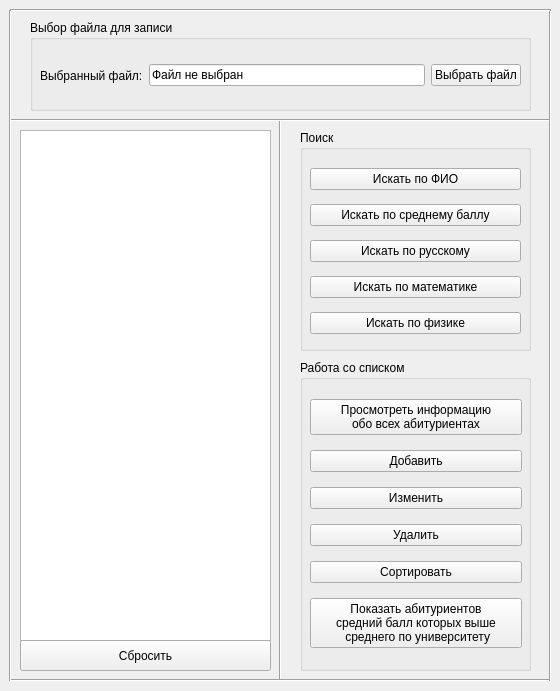
<?xml version="1.0" encoding="UTF-8"?>
<ui version="4.0">
 <class>MainWindow</class>
 <widget class="QMainWindow" name="MainWindow">
  <property name="geometry">
   <rect>
    <x>0</x>
    <y>0</y>
    <width>560</width>
    <height>691</height>
   </rect>
  </property>
  <property name="windowTitle">
   <string>MainWindow</string>
  </property>
  <widget class="QWidget" name="centralwidget">
   <widget class="QGroupBox" name="groupBox_file">
    <property name="geometry">
     <rect>
      <x>30</x>
      <y>20</y>
      <width>501</width>
      <height>91</height>
     </rect>
    </property>
    <property name="title">
     <string>Выбор файла для записи</string>
    </property>
    <widget class="QWidget" name="layoutWidget">
     <property name="geometry">
      <rect>
       <x>10</x>
       <y>40</y>
       <width>481</width>
       <height>31</height>
      </rect>
     </property>
     <layout class="QHBoxLayout" name="horizontalLayout">
      <item>
       <widget class="QLabel" name="label">
        <property name="text">
         <string>Выбранный файл:</string>
        </property>
       </widget>
      </item>
      <item>
       <widget class="QLineEdit" name="lineEdit">
        <property name="text">
         <string>Файл не выбран</string>
        </property>
       </widget>
      </item>
      <item>
       <widget class="QPushButton" name="pushButton_chooseFile">
        <property name="text">
         <string>Выбрать файл</string>
        </property>
       </widget>
      </item>
     </layout>
    </widget>
   </widget>
   <widget class="QListWidget" name="listWidget">
    <property name="geometry">
     <rect>
      <x>20</x>
      <y>130</y>
      <width>251</width>
      <height>511</height>
     </rect>
    </property>
    <property name="font">
     <font>
      <pointsize>11</pointsize>
     </font>
    </property>
    <property name="cursor" stdset="0">
     <cursorShape>PointingHandCursor</cursorShape>
    </property>
    <property name="verticalScrollBarPolicy">
     <enum>Qt::ScrollBarAlwaysOff</enum>
    </property>
   </widget>
   <widget class="QGroupBox" name="groupBox_list">
    <property name="geometry">
     <rect>
      <x>300</x>
      <y>360</y>
      <width>231</width>
      <height>311</height>
     </rect>
    </property>
    <property name="title">
     <string>Работа со списком</string>
    </property>
    <widget class="QWidget" name="layoutWidget">
     <property name="geometry">
      <rect>
       <x>10</x>
       <y>30</y>
       <width>212</width>
       <height>271</height>
      </rect>
     </property>
     <layout class="QVBoxLayout" name="verticalLayout">
      <item>
       <widget class="QPushButton" name="pushButton_show">
        <property name="text">
         <string>Просмотреть информацию
обо всех абитуриентах</string>
        </property>
       </widget>
      </item>
      <item>
       <widget class="QPushButton" name="pushButton_add">
        <property name="text">
         <string>Добавить</string>
        </property>
       </widget>
      </item>
      <item>
       <widget class="QPushButton" name="pushButton_change">
        <property name="text">
         <string>Изменить</string>
        </property>
       </widget>
      </item>
      <item>
       <widget class="QPushButton" name="pushButton_delete">
        <property name="text">
         <string>Удалить</string>
        </property>
       </widget>
      </item>
      <item>
       <widget class="QPushButton" name="pushButton_sort">
        <property name="text">
         <string>Сортировать</string>
        </property>
       </widget>
      </item>
      <item>
       <widget class="QPushButton" name="pushButton_showUpperAverage">
        <property name="text">
         <string>Показать абитуриентов
средний балл которых выше
 среднего по университету</string>
        </property>
       </widget>
      </item>
     </layout>
    </widget>
   </widget>
   <widget class="Line" name="line_2">
    <property name="geometry">
     <rect>
      <x>270</x>
      <y>120</y>
      <width>21</width>
      <height>561</height>
     </rect>
    </property>
    <property name="orientation">
     <enum>Qt::Vertical</enum>
    </property>
   </widget>
   <widget class="Line" name="line_3">
    <property name="geometry">
     <rect>
      <x>10</x>
      <y>110</y>
      <width>541</width>
      <height>20</height>
     </rect>
    </property>
    <property name="orientation">
     <enum>Qt::Horizontal</enum>
    </property>
   </widget>
   <widget class="Line" name="line_4">
    <property name="geometry">
     <rect>
      <x>10</x>
      <y>670</y>
      <width>541</width>
      <height>21</height>
     </rect>
    </property>
    <property name="orientation">
     <enum>Qt::Horizontal</enum>
    </property>
   </widget>
   <widget class="Line" name="line_5">
    <property name="geometry">
     <rect>
      <x>540</x>
      <y>10</y>
      <width>21</width>
      <height>671</height>
     </rect>
    </property>
    <property name="orientation">
     <enum>Qt::Vertical</enum>
    </property>
   </widget>
   <widget class="Line" name="line_6">
    <property name="geometry">
     <rect>
      <x>10</x>
      <y>0</y>
      <width>541</width>
      <height>21</height>
     </rect>
    </property>
    <property name="orientation">
     <enum>Qt::Horizontal</enum>
    </property>
   </widget>
   <widget class="Line" name="line_7">
    <property name="geometry">
     <rect>
      <x>0</x>
      <y>10</y>
      <width>20</width>
      <height>671</height>
     </rect>
    </property>
    <property name="orientation">
     <enum>Qt::Vertical</enum>
    </property>
   </widget>
   <widget class="QGroupBox" name="groupBox_2">
    <property name="geometry">
     <rect>
      <x>300</x>
      <y>130</y>
      <width>231</width>
      <height>221</height>
     </rect>
    </property>
    <property name="title">
     <string>Поиск</string>
    </property>
    <widget class="QWidget" name="layoutWidget">
     <property name="geometry">
      <rect>
       <x>10</x>
       <y>30</y>
       <width>211</width>
       <height>182</height>
      </rect>
     </property>
     <layout class="QVBoxLayout" name="verticalLayout_3">
      <item>
       <widget class="QPushButton" name="pushButton_findName">
        <property name="text">
         <string>Искать по ФИО</string>
        </property>
       </widget>
      </item>
      <item>
       <widget class="QPushButton" name="pushButton_findAverage">
        <property name="text">
         <string>Искать по среднему баллу</string>
        </property>
       </widget>
      </item>
      <item>
       <widget class="QPushButton" name="pushButton_findRus">
        <property name="text">
         <string>Искать по русскому</string>
        </property>
       </widget>
      </item>
      <item>
       <widget class="QPushButton" name="pushButton_findMath">
        <property name="text">
         <string>Искать по математике</string>
        </property>
       </widget>
      </item>
      <item>
       <widget class="QPushButton" name="pushButton_findPhys">
        <property name="text">
         <string>Искать по физике</string>
        </property>
       </widget>
      </item>
     </layout>
    </widget>
   </widget>
   <widget class="QPushButton" name="pushButton_clear">
    <property name="geometry">
     <rect>
      <x>20</x>
      <y>640</y>
      <width>251</width>
      <height>31</height>
     </rect>
    </property>
    <property name="text">
     <string>Сбросить</string>
    </property>
   </widget>
  </widget>
 </widget>
 <resources/>
 <connections/>
</ui>
